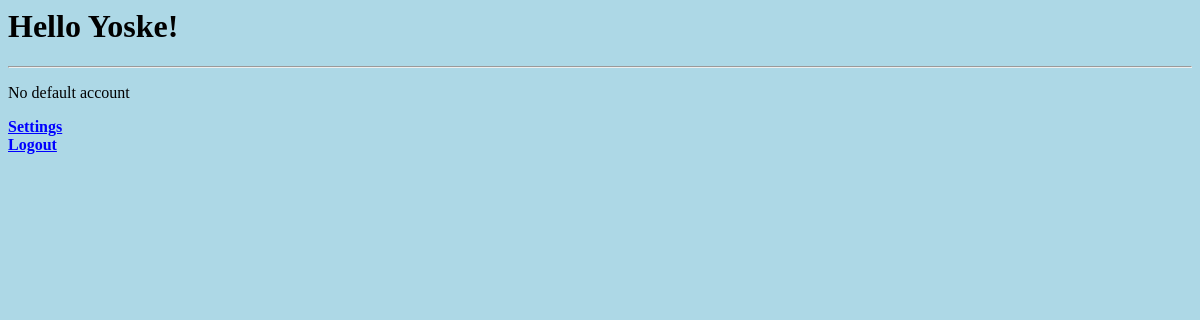
The page /budget/ (signed in) on the database as committed earlier.
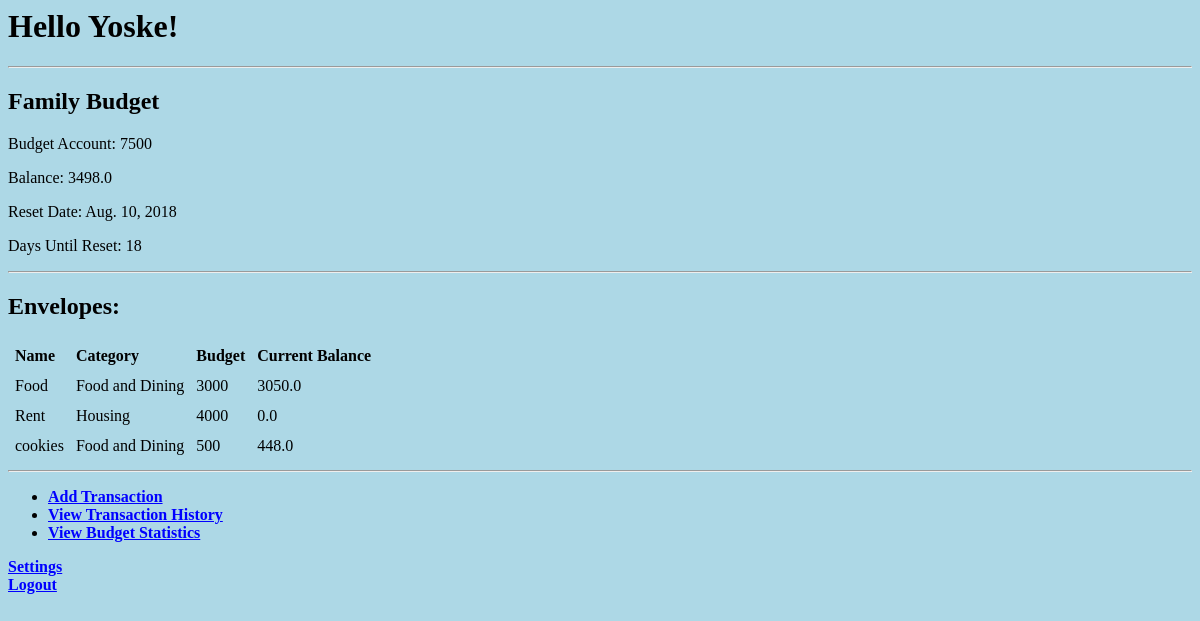
The same page on the database as committed later.
### budgetApp/models.py (models this page shows, shortened)
class UserBudget (models.Model):
    user = models.ForeignKey(User, on_delete=models.CASCADE)
    budget = models.ForeignKey(BudgetAccount, on_delete=models.CASCADE)
    is_default = models.BooleanField(default=False)
    PERMISSION_OWNER = 1
    PERMISSION_USER = 2
    PERMISSION_VIEWER = 3
    PERMISSION_CHOICES = (
        (PERMISSION_OWNER, 'owner'),
        (PERMISSION_USER, 'user'),
        (PERMISSION_VIEWER, 'viewer')
    )
    permission = models.IntegerField(choices=PERMISSION_CHOICES)
    def permission_to_string(self):
        return self.get_permission_display()
    permission_str = property(permission_to_string)
    def reset_user_budgets(self):  # TODO: inherit from User and move this there
        days_from_login = date.today() - self.user.last_login.date()
        user_accounts = UserBudget.objects.filter(user=self.user, budget__is_inactive=False).all()
        for curr_user_account in user_accounts:
            last_reset_month = curr_user_account.budget.last_reset_date.month
            last_reset_year = curr_user_account.budget.last_reset_date.year
            dummy, days_in_last_reset_month = monthrange(last_reset_year, last_reset_month)
            if days_from_login.days >= days_in_last_reset_month:
                curr_user_account.budget.reset_budget()

class BudgetAccount (models.Model):
    name = models.CharField(max_length=400)
    reset_day = models.IntegerField()
    last_reset_date = models.DateField(default=timezone.now)
    is_inactive = models.BooleanField(default=False)
    def __str__(self):
        return self.name
    def calc_balance(self):
        envelopes = self.envelope_set.exclude(is_inactive=True).all()
        balance = 0
        for envelope in envelopes:
            balance += envelope.current_sum
        return balance
    balance = property(calc_balance)
    def calc_budget(self):
        envelopes = self.envelope_set.exclude(is_inactive=True).all()
        budget = 0
        for envelope in envelopes:
            budget += envelope.budget
        return budget
    budget = property(calc_budget)
    def calc_next_reset_date(self):
        reset_date = date.today()
        days_delta = self.reset_day - reset_date.day
        if reset_date.day > self.reset_day:
            reset_date += relativedelta.relativedelta(months=+1, day=self.reset_day)
        else:
            reset_date += days_delta
        return reset_date
    next_reset_date = property(calc_next_reset_date)
    def calc_countdown_to_reset(self):
        date_diff = self.calc_next_reset_date() - date.today()
        return date_diff.days
    countdown_to_reset = property(calc_countdown_to_reset)
    def get_envelopes(self):
        return self.envelope_set.exclude(is_inactive=True).all()
    envelopes = property(get_envelopes)

class Envelope (models.Model):
    account = models.ForeignKey(BudgetAccount, on_delete=models.CASCADE)
    name = models.CharField(max_length=200)
    budget = models.IntegerField()
    current_sum = models.FloatField()
    is_inactive = models.BooleanField(default=False)
    CATEGORY_FOOD = 1
    CATEGORY_BILLS = 2
    CATEGORY_TRANSPORT = 3
    CATEGORY_HOUSING = 4
    CATEGORY_HEALTH_CARE = 5
    CATEGORY_SAVINGS = 6
    CATEGORY_ENTERTAINMENT = 7
    CATEGORY_MISC = 8
    CATEGORY_CHOICES = (
        (CATEGORY_FOOD, 'Food and Dining'),
        (CATEGORY_BILLS, 'Bills and Utilities'),
        (CATEGORY_TRANSPORT, 'Auto and Transportation'),
        (CATEGORY_HOUSING, 'Housing'),
        (CATEGORY_HEALTH_CARE, 'HealthCare'),
        (CATEGORY_SAVINGS, 'Savings'),
        (CATEGORY_ENTERTAINMENT, 'Entertainment'),
        (CATEGORY_MISC, 'Miscellaneous'),
    )
    category = models.IntegerField(choices=CATEGORY_CHOICES, default=CATEGORY_MISC)

### budgetApp/views.py (the view)
# urls.py: path('', views.welcome, name='welcome'),
@login_required
def welcome(request):
    default_budget = UserBudget.objects.filter(user_id=request.user.id,
                                               is_default=True,
                                               budget__is_inactive=False).first()
    if default_budget is not None:
        default_budget.reset_user_budgets()  # Check if any of the users budget accounts needs to be reset
    context = {'user': request.user, 'user_budget': default_budget}
    return render(request, 'budgetApp/welcome.html', context)

### budgetApp/templates/budgetApp/welcome.html
{% load static %}
<link rel="stylesheet" type="text/css" href="{% static 'budgetApp/style.css' %}" />
<head></head>
<body>
    <h1> Hello {{ user.first_name }}!</h1>
    <hr>
    {% if user_budget %}
       <h2>{{ user_budget.budget }}</h2>
          <p>Budget Account: {{ user_budget.budget.budget }} </p>
          <p>Balance: {{ user_budget.budget.balance }} </p>
          <p>Reset Date: {{ user_budget.budget.next_reset_date }} </p>
          <p>Days Until Reset: {{ user_budget.budget.countdown_to_reset }} </p>
          <hr>
          <h2>Envelopes:</h2>
            <table>
                <tr>
                    <th>Name</th>
                    <th>Category</th>
                    <th>Budget</th>
                    <th>Current Balance</th>
                </tr>
                {% for envelope in user_budget.budget.envelopes %}
                    <tr>
                        <td>{{ envelope.name }}</td>
                        <td>{{ envelope.get_category_display }}</td>
                        <td>{{ envelope.budget }}</td>
                        <td>{{ envelope.current_sum }}</td>
                    </tr>
                {% endfor %}
             </table>
          <hr>
          <ul>
              <li><a href="{% url 'budget:add-transaction' user_budget.id %}">Add Transaction</a></li>
              <li><a href="{% url 'budget:history' user_budget.id %}">View Transaction History</a></li>
              <li><a href="{% url 'budget:statistics' user_budget.id %}">View Budget Statistics</a></li>
          </ul>
    {% else %}
        <p>No default account</p>
    {% endif %}
    <p><a href="{% url 'budget:user_settings' %}">Settings</a><br/>
    <a href="{% url 'budget:log-out' %}">Logout</a></p>
</body>

Rows that differ between the two databases and show on the page:
added UserBudget: budget "Family Budget", budget.budget "7500", budget.balance "3498.0", budget.next_reset_date "Aug. 10, 2018", budget.countdown_to_reset "18"
now on this page (row edited): Envelope: name "Food", category "Food and Dining", budget "3000", current_sum "3050.0"
now on this page (row edited): Envelope: name "Rent", category "Housing", budget "4000", current_sum "0.0"
now on this page (row edited): Envelope: name "cookies", category "Food and Dining", budget "500", current_sum "448.0"
Other text that changed with them:
text no longer shown: "No default account"
text now shown: "Budget Account: Balance: Reset Date: Days Until Reset: Envelopes: Name Category Budget Current Balance Add Transaction View Transaction History View Budget Statistics"
